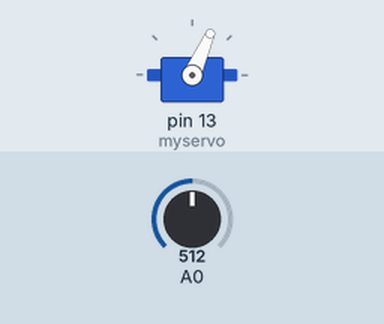
Simulated run of this sketch. Board: Arduino Uno, built with avr-gcc and run on an emulated ATmega328P. On the bench: servo. The test bench sets the inputs (shaded band); at power-on: A0 = 512. What the sketch prints to the serial monitor is not drawn.

Above: at 0.15 s.
Timing chart, 0 to 3.1 s (numbered marks = the images above):
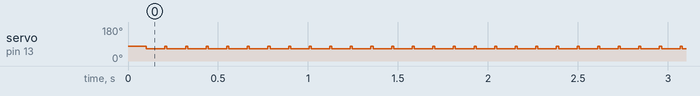

Measured:
- by itself, servo on pin 13 (myservo): alternates 79° for 0.01 s and 66° for 0.10 s

The sketch:

sketch_may08a.ino
```cpp
#include <Servo.h>
Servo myservo;
float a =(0,0);
void setup(){
  for ( int i =0; i<50; i++);
  a+=analogRead(A0);
  delay (100);
  myservo.attach(13);
  Serial.begin(9600);
  pinMode(A0, INPUT);
  myservo.write(79);
  a=((a/50)-5.0);
  Serial.println("OK");
}


void loop() {
  Serial.println(analogRead(A0));
  delay (1);
  if (analogRead(A0) <a); {
    myservo.write(66);
    delay (103);

    myservo.write(79);
    delay (10);
  }
}
```
